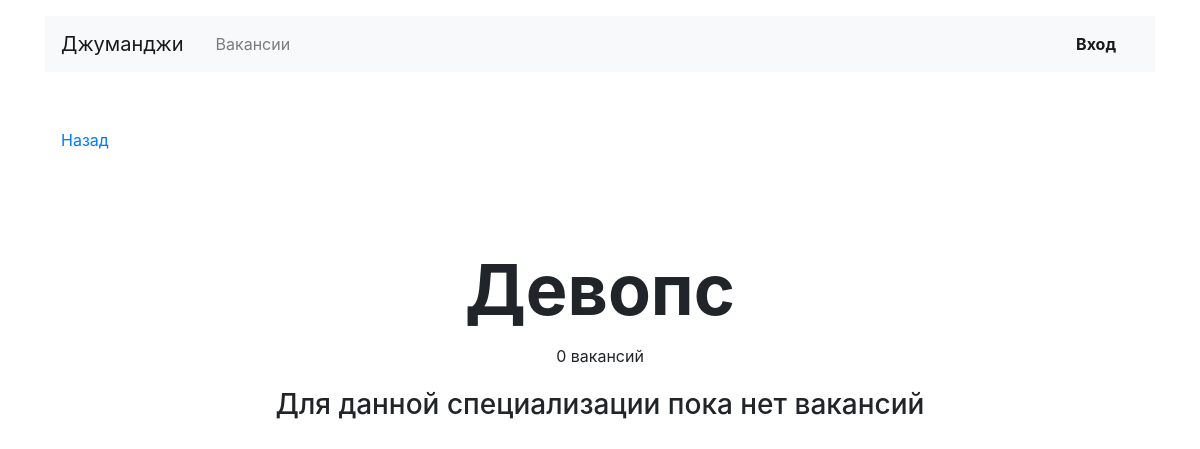
Before: /vacancies/cat/4 with the older database file.
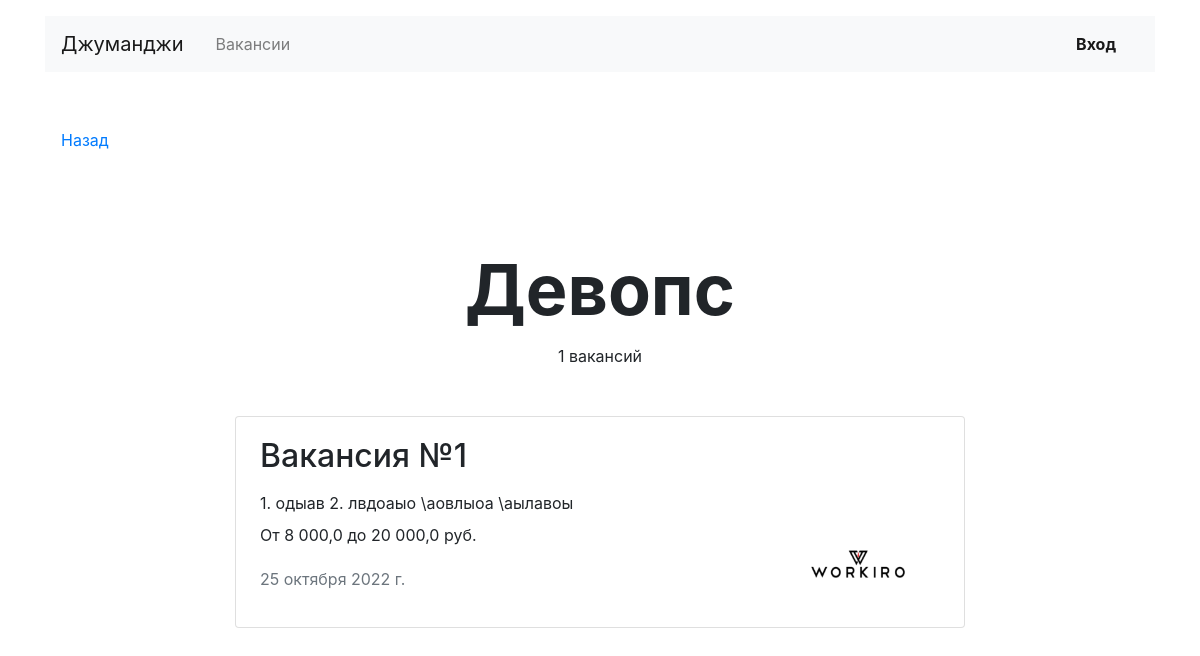
After: the same page with the newer database file.
### JunJob/models.py (models this page shows)
class Specialty(models.Model):
    code = models.CharField(max_length=10)
    title = models.CharField(max_length=40)
    picture = models.ImageField(upload_to=settings.MEDIA_SPECIALITY_IMAGE_DIR)

class Vacancy(models.Model):
    title = models.CharField(max_length=60)
    specialty = models.ForeignKey(Specialty, related_name='vacancies', on_delete=models.CASCADE)
    company = models.ForeignKey(Company, related_name='vacancies', on_delete=models.CASCADE)
    skills = models.TextField()
    description = models.TextField()
    salary_min = models.FloatField()
    salary_max = models.FloatField()
    published_at = models.DateField()

class Company(models.Model):
    name = models.CharField(max_length=45)
    location = models.CharField(max_length=30)
    logo = models.ImageField(upload_to=settings.MEDIA_COMPANY_IMAGE_DIR, max_length=500000)
    description = models.TextField()
    employee_count = models.IntegerField()
    owner = models.OneToOneField(User, on_delete=models.CASCADE, related_name='company', null=True)

### JunJob/views.py (the view)
# urls.py: path('vacancies/cat/<int:specialty_id>', views.specialty_view, name='specialty'),  # Специальность
def specialty_view(request, specialty_id):
    specialty = models.Specialty.objects.get(id=specialty_id)
    specialty_vacancies = models.Vacancy.objects.filter(specialty=specialty)
    context = {
        'specialty_vacancies': specialty_vacancies,
        'specialty': specialty,
    }
    return render(request, 'common/Specialty.html', context=context)

### JunJob/templates/common/Specialty.html
{% extends 'base.html' %}
{% block container %}
  <main class="container mt-3">
    <div class="navbar mt-5">
      <p><a href="javascript:history.back()">Назад</a></p>
    </div>
    <section>
      <h1 class="h1 text-center mx-auto mt-4 pt-5" style="font-size: 70px;"><strong>{{ specialty.title }}</strong></h1>
      <p class="text-center pt-1">{{ specialty.vacancies.count }} вакансий</p>
      {% if specialty.vacancies.count > 0 %}
      <div class="row mt-5">
        <div class="col-12 col-lg-8 offset-lg-2 m-auto">
          {% for vacancy in specialty_vacancies %}
          <div class="card mb-4">
            <div class="card-body px-4">
              <div class="row">
                <div class="col-12 col-md-8 col-lg-9">
                  <h2 class="h2 pb-2">{{ vacancy.title }}</h2>
                  <p class="mb-2">{{ vacancy.skills }}</p>
                  {% load humanize %}
                  <p>От {{ vacancy.salary_min|intcomma }} до {{ vacancy.salary_max|intcomma }} руб.</p>
                  <p class="text-muted pt-1">{{ vacancy.published_at }}</p>
                </div>
                <div class="col-12 col-md-4 col-lg-3 d-flex align-items-end">
                  <a href='{% url "onevacancy" vacancy.id %}'><img src="{{ vacancy.company.logo.url }}" width="130" height="80" alt=""></a>
                </div>
              </div>
            </div>
          </div>
          {% endfor %}
          </div>
        </div>
      {% else %}
          <h3 class="text-center pt-1">Для данной специализации пока нет вакансий</h3>
      {% endif %}
    </section>
  </main>
{% endblock %}

Changed rows visible on the page:
computed for Specialty "Девопс": vacancies.count "0" → "1"
added Vacancy: title "Вакансия №1", skills "1. одыав 2. лвдоаыо \\аовлыоа \\аылавоы", salary_min "8 000,0", salary_max "20 000,0", published_at "25 октября 2022 г.", company.logo (picture)
Other visible differences:
text no longer shown: "Для данной специализации пока нет вакансий"
